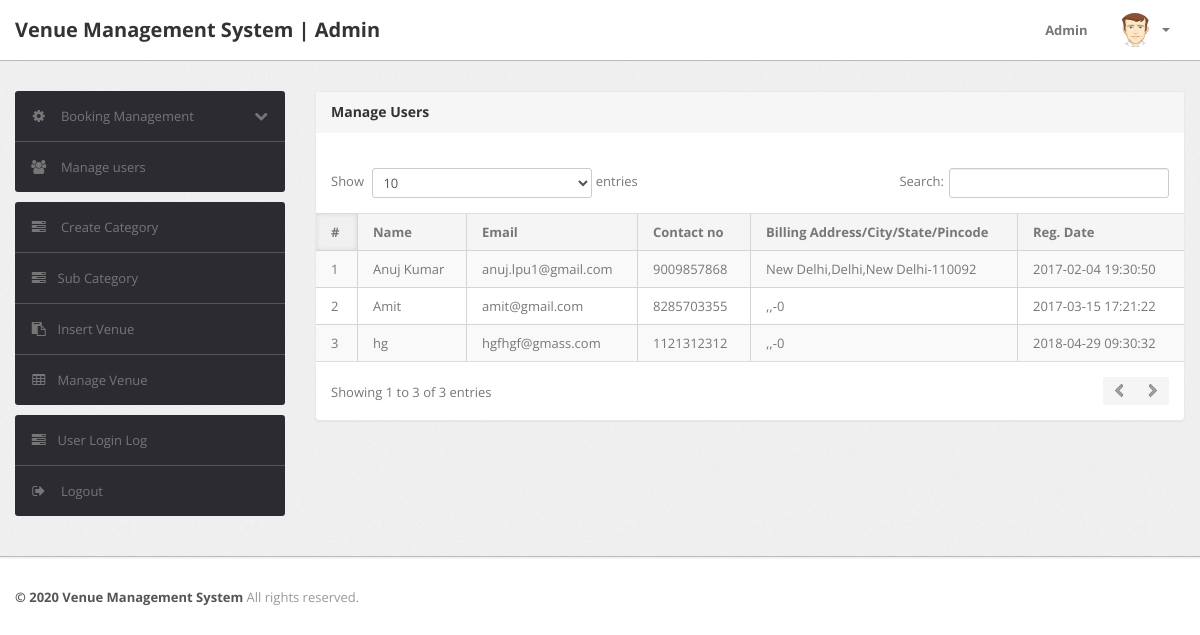
The page /admin/manage-users.php (signed in) on the database its author committed.
### tables this page shows
CREATE TABLE `users` (
  `id` int(11) NOT NULL,
  `name` varchar(255) DEFAULT NULL,
  `email` varchar(255) DEFAULT NULL,
  `contactno` bigint(11) DEFAULT NULL,
  `password` varchar(255) DEFAULT NULL,
  `shippingAddress` longtext DEFAULT NULL,
  `shippingState` varchar(255) DEFAULT NULL,
  `shippingCity` varchar(255) DEFAULT NULL,
  `shippingPincode` int(11) DEFAULT NULL,
  `billingAddress` longtext DEFAULT NULL,
  `billingState` varchar(255) DEFAULT NULL,
  `billingCity` varchar(255) DEFAULT NULL,
  `billingPincode` int(11) DEFAULT NULL,
  `regDate` timestamp NOT NULL DEFAULT current_timestamp(),
  `updationDate` varchar(255) DEFAULT NULL
);

### admin/manage-users.php (the view, shortened to what this page needs)
<?php
include('include/config.php');
if(strlen($_SESSION['alogin'])==0)
	{
header('location:index.php');
}
else{
?>
<!DOCTYPE html>
<html lang="en">
<head>
	<link type="text/css" href="bootstrap/css/bootstrap.min.css" rel="stylesheet">
	<link type="text/css" href="bootstrap/css/bootstrap-responsive.min.css" rel="stylesheet">
	<link type="text/css" href="css/theme.css" rel="stylesheet">
	<link type="text/css" href="images/icons/css/font-awesome.css" rel="stylesheet">
</head>
<body>
<?php include('include/header.php');?>
	<div class="wrapper">
		<div class="container">
			<div class="row">
<?php include('include/sidebar.php');?>
			<div class="span9">
					<div class="content">
	<div class="module">
							<div class="module-head">
								<h3>Manage Users</h3>
							</div>
							<div class="module-body table">
									<br />
								<table cellpadding="0" cellspacing="0" border="0" class="datatable-1 table table-bordered table-striped	 display" width="100%">
									<thead>
										<tr>
											<th>#</th>
											<th> Name</th>
											<th>Email </th>
											<th>Contact no</th>
											<th>Billing Address/City/State/Pincode </th>
											<th>Reg. Date </th>
										</tr>
									</thead>
									<tbody>
<?php $query=mysqli_query($con,"select * from users");
$cnt=1;
while($row=mysqli_fetch_array($query))
{
?>
										<tr>
											<td><?php echo htmlentities($cnt);?></td>
											<td><?php echo htmlentities($row['name']);?></td>
											<td><?php echo htmlentities($row['email']);?></td>
											<td> <?php echo htmlentities($row['contactno']);?></td>
											<td><?php echo htmlentities($row['billingAddress'].",".$row['billingCity'].",".$row['billingState']."-".$row['billingPincode']);?></td>
											<td><?php echo htmlentities($row['regDate']);?></td>
										<?php $cnt=$cnt+1; } ?>
								</table>
							</div>
						</div>
					</div>
				</div>
			</div>
		</div>
	</div>
<?php include('include/footer.php');?>
</body>
<?php } ?>

### admin/css/theme.css (style rules this page uses)
body { font-size: 13px; font-family: 'Open Sans', Arial, sans-serif; background: #fff; color: #777 }
h1, h2, h3, h4, h5, h6 { color: #333; margin-top: 0 }
h3 { font-size: 20px }
.wrapper { background: url(../images/bg.png) #eee; border-bottom: 1px solid #bbb; -webkit-box-shadow: 0 1px 2px rgba(0,0,0,0.1); -moz-box-shadow: 0 1px 2px rgba(0,0,0,0.1); box-shadow: 0 1px 2px rgba(0,0,0,0.1); padding: 30px 0 }
.module { background: #fff; -webkit-border-radius: 3px; -moz-border-radius: 3px; border-radius: 3px; border: 1px solid #ccc; border-bottom-color: #bbb; -webkit-box-shadow: 0 0 1px rgba(0,0,0,0.2); -moz-box-shadow: 0 0 1px rgba(0,0,0,0.2); box-shadow: 0 0 1px rgba(0,0,0,0.2); margin-bottom: 30px }
.table { margin-bottom: 0 }
.table th, .table td { border-color: #d5d5d5!important }
.table-bordered thead:first-child tr:first-child>th:first-child, .table-bordered tbody:first-child tr:first-child>td:first-child { -webkit-border-top-left-radius: 2px; -moz-border-radius-topleft: 2px; border-top-left-radius: 2px }
.table-bordered thead:first-child tr:first-child>th:last-child, .table-bordered tbody:first-child tr:first-child>td:last-child { -webkit-border-top-right-radius: 2px; -moz-border-radius-topright: 2px; border-top-right-radius: 2px }
.table-bordered thead:last-child tr:last-child>th:first-child, .table-bordered tbody:last-child tr:last-child>td:first-child, .table-bordered tfoot:last-child tr:last-child>td:first-child { -webkit-border-bottom-left-radius: 2px; -moz-border-radius-bottomleft: 2px; border-bottom-left-radius: 2px }
.table-bordered thead:last-child tr:last-child>th:last-child, .table-bordered tbody:last-child tr:last-child>td:last-child, .table-bordered tfoot:last-child tr:last-child>td:last-child { -webkit-border-bottom-right-radius: 2px; -moz-border-radius-bottomright: 2px; border-bottom-right-radius: 2px }
.module { box-shadow: 0 0 3px rgba(0,0,0,.1); border-color: #e9e9e9; margin-bottom: 20px; background-color: #fff; border-radius: 4px; -webkit-box-shadow: 0 1px 1px rgba(0,0,0,.05); box-shadow: 0 1px 1px rgba(0,0,0,.05); }
.module-head { color: #767676; background-color: #f6f6f6; border-color: #e9e9e9; padding: 10px 15px; border-bottom: 1px solid transparent; border-top-right-radius: 3px; border-top-left-radius: 3px; }
.module-head h3 { font-size: 14px; line-height: 20px; height: 20px; margin: 0 }
.module-body { padding: 15px }
.module-body.table { padding: 15px 0 }
.module-body.table .table th, .module-body.table .table td { padding-left: 15px; padding-right: 15px }
.dataTables_wrapper table th { background: #f5f5f5; cursor: pointer }
.dataTables_wrapper table th.sorting_asc, .dataTables_wrapper table th.sorting_desc { background: #f0f0f0; -webkit-box-shadow: 0 0 5px rgba(0,0,0,0.1) inset; -moz-box-shadow: 0 0 5px rgba(0,0,0,0.1) inset; box-shadow: 0 0 5px rgba(0,0,0,0.1) inset }
.dataTables_wrapper .table-bordered { -webkit-border-radius: 0; -moz-border-radius: 0; border-radius: 0; border-left: 0; border-right: 0 }
.dataTables_wrapper .table-bordered thead tr>th:first-child, .dataTables_wrapper .table-bordered tbody tr>td:first-child, .dataTables_wrapper .table-bordered tfoot tr>td:first-child, .dataTables_wrapper .table-bordered tfoot tr>th:first-child { border-left: 0 }
.dataTables_wrapper .table-bordered thead:first-child tr:first-child>th:first-child, .dataTables_wrapper .table-bordered tbody:first-child tr:first-child>td:first-child { -webkit-border-top-left-radius: 0; -moz-border-radius-topleft: 0; border-top-left-radius: 0 }
.dataTables_wrapper .table-bordered thead:first-child tr:first-child>th:last-child, .dataTables_wrapper .table-bordered tbody:first-child tr:first-child>td:last-child { -webkit-border-top-right-radius: 0; -moz-border-radius-topright: 0; border-top-right-radius: 0 }
.dataTables_wrapper .table-bordered thead:last-child tr:last-child>th:first-child, .dataTables_wrapper .table-bordered tbody:last-child tr:last-child>td:first-child, .dataTables_wrapper .table-bordered tfoot:last-child tr:last-child>td:first-child { -webkit-border-bottom-left-radius: 0; -moz-border-radius-bottomleft: 0; border-bottom-left-radius: 0 }
.dataTables_wrapper .table-bordered thead:last-child tr:last-child>th:last-child, .dataTables_wrapper .table-bordered tbody:last-child tr:last-child>td:last-child, .dataTables_wrapper .table-bordered tfoot:last-child tr:last-child>td:last-child { -webkit-border-bottom-right-radius: 0; -moz-border-radius-bottomright: 0; border-bottom-right-radius: 0 }

### rows shown on the page
users: name "Anuj Kumar", email "anuj.lpu1@gmail.com", contactno "9009857868", billingAddress+billingCity+billingState "New Delhi,Delhi,New Delhi-110092", regDate "2017-02-04 19:30:50"
users: name "Amit", email "amit@gmail.com", contactno "8285703355", billingAddress+billingCity+billingState ",,-0", regDate "2017-03-15 17:21:22"
users: name "hg", email "hgfhgf@gmass.com", contactno "1121312312", billingAddress+billingCity+billingState ",,-0", regDate "2018-04-29 09:30:32"
